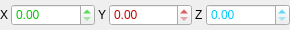
<?xml version="1.0" encoding="UTF-8"?>
<ui version="4.0">
 <class>Vector3</class>
 <widget class="QWidget" name="Vector3">
  <property name="geometry">
   <rect>
    <x>0</x>
    <y>0</y>
    <width>290</width>
    <height>30</height>
   </rect>
  </property>
  <property name="windowTitle">
   <string>Vector3</string>
  </property>
  <layout class="QHBoxLayout" name="horizontalLayout">
   <property name="spacing">
    <number>3</number>
   </property>
   <property name="leftMargin">
    <number>0</number>
   </property>
   <property name="topMargin">
    <number>0</number>
   </property>
   <property name="rightMargin">
    <number>0</number>
   </property>
   <property name="bottomMargin">
    <number>0</number>
   </property>
   <item>
    <widget class="QLabel" name="label">
     <property name="sizePolicy">
      <sizepolicy hsizetype="Maximum" vsizetype="Preferred">
       <horstretch>0</horstretch>
       <verstretch>0</verstretch>
      </sizepolicy>
     </property>
     <property name="text">
      <string>X</string>
     </property>
    </widget>
   </item>
   <item>
    <widget class="QDoubleSpinBox" name="X">
     <property name="sizePolicy">
      <sizepolicy hsizetype="Preferred" vsizetype="Fixed">
       <horstretch>0</horstretch>
       <verstretch>0</verstretch>
      </sizepolicy>
     </property>
     <property name="toolTip">
      <string/>
     </property>
     <property name="styleSheet">
      <string notr="true">color: rgb(0, 200, 0);</string>
     </property>
     <property name="buttonSymbols">
      <enum>QAbstractSpinBox::UpDownArrows</enum>
     </property>
     <property name="prefix">
      <string/>
     </property>
     <property name="minimum">
      <double>0.000000000000000</double>
     </property>
     <property name="maximum">
      <double>99.000000000000000</double>
     </property>
     <property name="stepType">
      <enum>QAbstractSpinBox::AdaptiveDecimalStepType</enum>
     </property>
    </widget>
   </item>
   <item>
    <widget class="QLabel" name="label_2">
     <property name="sizePolicy">
      <sizepolicy hsizetype="Maximum" vsizetype="Preferred">
       <horstretch>0</horstretch>
       <verstretch>0</verstretch>
      </sizepolicy>
     </property>
     <property name="text">
      <string>Y</string>
     </property>
    </widget>
   </item>
   <item>
    <widget class="QDoubleSpinBox" name="Y">
     <property name="sizePolicy">
      <sizepolicy hsizetype="Preferred" vsizetype="Fixed">
       <horstretch>0</horstretch>
       <verstretch>0</verstretch>
      </sizepolicy>
     </property>
     <property name="toolTip">
      <string/>
     </property>
     <property name="styleSheet">
      <string notr="true">color: rgb(200, 0, 0);</string>
     </property>
     <property name="prefix">
      <string/>
     </property>
     <property name="minimum">
      <double>0.000000000000000</double>
     </property>
     <property name="maximum">
      <double>99.000000000000000</double>
     </property>
     <property name="stepType">
      <enum>QAbstractSpinBox::AdaptiveDecimalStepType</enum>
     </property>
    </widget>
   </item>
   <item>
    <widget class="QLabel" name="label_3">
     <property name="sizePolicy">
      <sizepolicy hsizetype="Maximum" vsizetype="Preferred">
       <horstretch>0</horstretch>
       <verstretch>0</verstretch>
      </sizepolicy>
     </property>
     <property name="text">
      <string>Z</string>
     </property>
    </widget>
   </item>
   <item>
    <widget class="QDoubleSpinBox" name="Z">
     <property name="sizePolicy">
      <sizepolicy hsizetype="Preferred" vsizetype="Fixed">
       <horstretch>0</horstretch>
       <verstretch>0</verstretch>
      </sizepolicy>
     </property>
     <property name="toolTip">
      <string/>
     </property>
     <property name="styleSheet">
      <string notr="true">color: rgb(0, 200, 250);</string>
     </property>
     <property name="minimum">
      <double>0.000000000000000</double>
     </property>
     <property name="maximum">
      <double>99.000000000000000</double>
     </property>
     <property name="stepType">
      <enum>QAbstractSpinBox::AdaptiveDecimalStepType</enum>
     </property>
    </widget>
   </item>
  </layout>
 </widget>
 <resources/>
 <connections/>
</ui>
